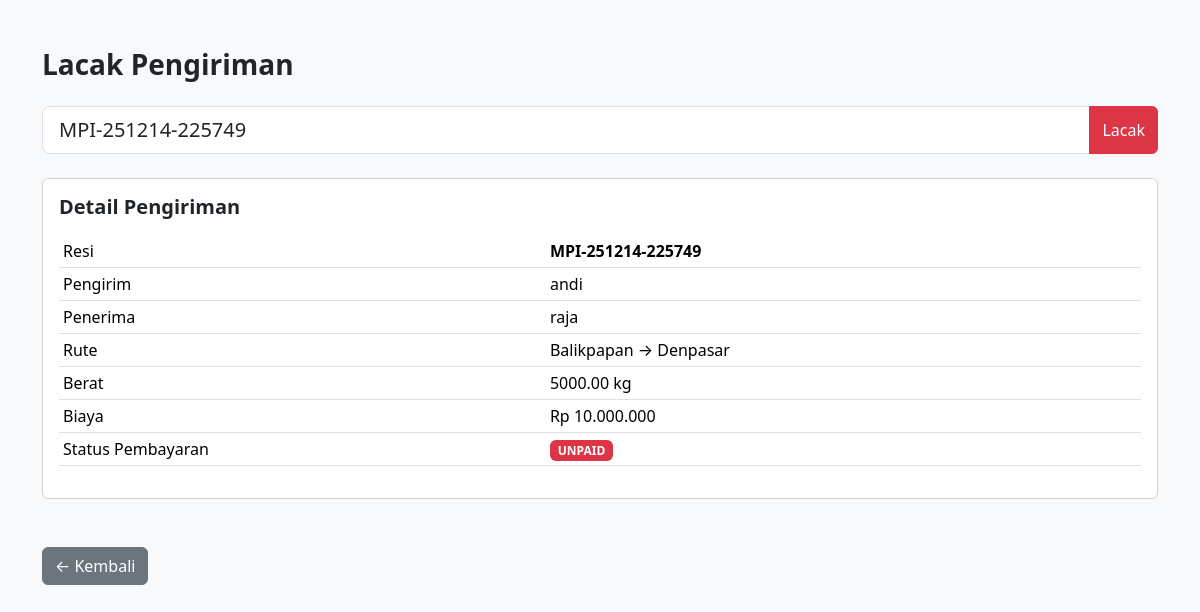
The app's page /tracking.php?resi=MPI-251214-225749 with its own data.
### tables this page shows
CREATE TABLE `shipments` (
  `id` int(11) NOT NULL,
  `resi` varchar(50) DEFAULT NULL,
  `sender_name` varchar(100) DEFAULT NULL,
  `sender_phone` varchar(20) DEFAULT NULL,
  `receiver_name` varchar(100) DEFAULT NULL,
  `receiver_phone` varchar(20) DEFAULT NULL,
  `origin` varchar(100) DEFAULT NULL,
  `destination` varchar(100) DEFAULT NULL,
  `weight` decimal(10,2) DEFAULT NULL,
  `cost` decimal(12,2) DEFAULT NULL,
  `payment_status` enum('UNPAID','PAID') DEFAULT 'UNPAID',
  `created_at` timestamp NOT NULL DEFAULT current_timestamp(),
  `paid_at` datetime DEFAULT NULL
);

### tracking.php (the view, shortened to what this page needs)
<?php
require "db.php";
$resi = $_GET['resi'] ?? '';
$data = null;
if ($resi !== '') {
  $stmt = $conn->prepare("
    SELECT * FROM shipments
    WHERE resi = ?
    LIMIT 1
  ");
  $stmt->bind_param("s", $resi);
  $stmt->execute();
  $data = $stmt->get_result()->fetch_assoc();
}
?>
<!DOCTYPE html>
<html lang="id">
<head>
<link href="https://cdn.jsdelivr.net/npm/bootstrap@5.3.3/dist/css/bootstrap.min.css" rel="stylesheet">
</head>
<body class="bg-light">
<div class="container py-5">
<h3 class="fw-bold mb-4">Lacak Pengiriman</h3>
<form method="GET" class="mb-4">
  <div class="input-group">
    <input type="text" name="resi" class="form-control form-control-lg"
           value="<?= htmlspecialchars($resi); ?>"
           placeholder="Masukkan nomor resi" required>
    <button class="btn btn-danger">Lacak</button>
  </div>
</form>
<?php if ($resi && $data): ?>
<div class="card mb-4">
  <div class="card-body">
    <h5 class="fw-bold mb-3">Detail Pengiriman</h5>
    <table class="table table-sm">
      <tr><td>Resi</td><td><strong><?= $data['resi']; ?></strong></td></tr>
      <tr><td>Pengirim</td><td><?= $data['sender_name']; ?></td></tr>
      <tr><td>Penerima</td><td><?= $data['receiver_name']; ?></td></tr>
      <tr><td>Rute</td><td><?= $data['origin']; ?> → <?= $data['destination']; ?></td></tr>
      <tr><td>Berat</td><td><?= $data['weight']; ?> kg</td></tr>
      <tr><td>Biaya</td><td>Rp <?= number_format($data['cost'],0,',','.'); ?></td></tr>
      <tr>
        <td>Status Pembayaran</td>
        <td>
          <?php if ($data['payment_status'] === 'PAID'): ?>
            <span class="badge bg-success">PAID</span>
          <?php else: ?>
            <span class="badge bg-danger">UNPAID</span>
          <?php endif; ?>
        </td>
      </tr>
    </table>
  </div>
</div>
<?php elseif ($resi): ?>
<div class="alert alert-danger">Resi tidak ditemukan.</div>
<?php endif; ?>
<a href="index.php" class="btn btn-secondary mt-4">← Kembali</a>
</div>
</body>
</html>

### records on screen
shipments: resi "MPI-251214-225749", sender_name "andi", receiver_name "raja", origin "Balikpapan", destination "Denpasar", weight "5000.00", cost "10.000.000"
